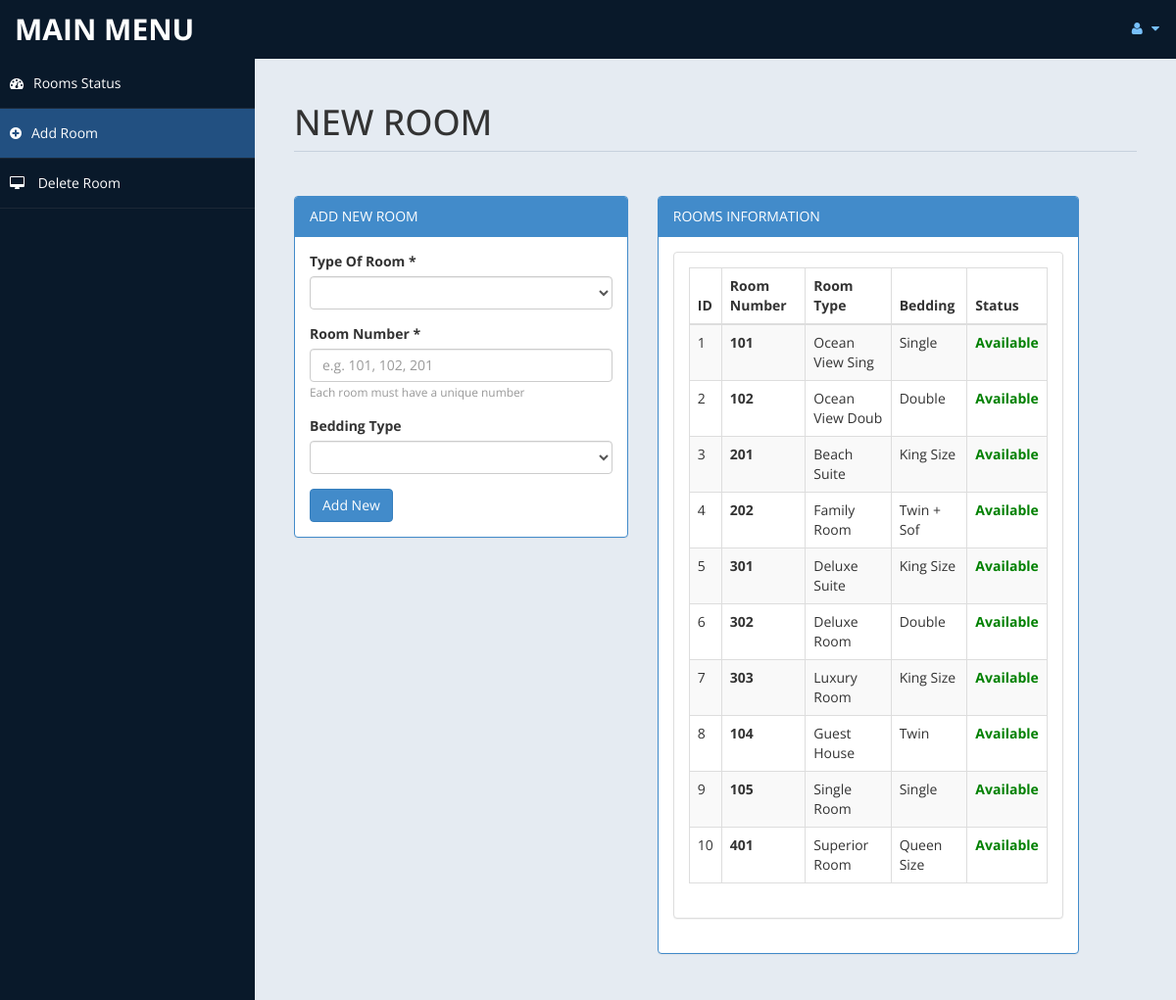
The app's page /admin/room.php (signed in) with its own data.
### tables this page shows
CREATE TABLE IF NOT EXISTS room (
    id int(10) unsigned NOT NULL AUTO_INCREMENT,
    type varchar(15) DEFAULT NULL,
    bedding varchar(10) DEFAULT NULL,
    room_number varchar(20) DEFAULT NULL,
    place varchar(10) DEFAULT NULL,
    area varchar(100) NOT NULL DEFAULT 'Free WiFi, AC',
    size varchar(100) NOT NULL DEFAULT 'Standard 300 sq ft',
    status varchar(20) DEFAULT 'Available',
    cusid int(11) DEFAULT NULL,
    PRIMARY KEY (id),
    UNIQUE KEY unique_room_number (room_number)
);

### admin/room.php (the view, shortened to what this page needs)
<!DOCTYPE html>
<html xmlns="http://www.w3.org/1999/xhtml">
<head>
    <link href="assets/css/bootstrap.css" rel="stylesheet" />
    <link href="assets/css/font-awesome.css" rel="stylesheet" />
    <link href="assets/css/custom-styles.css" rel="stylesheet" />
</head>
<body>
    <div id="wrapper">
        <nav class="navbar navbar-default top-navbar" role="navigation">
            <div class="navbar-header">
                <a class="navbar-brand" href="home.php">MAIN MENU </a>
            </div>
            <ul class="nav navbar-top-links navbar-right">
                <li class="dropdown">
                    <a class="dropdown-toggle" data-toggle="dropdown" href="#" aria-expanded="false">
                        <i class="fa fa-user fa-fw"></i> <i class="fa fa-caret-down"></i>
                    </a>
                </li>
            </ul>
        </nav>
        <nav class="navbar-default navbar-side" role="navigation">
            <div class="sidebar-collapse">
                <ul class="nav" id="main-menu">
                    <li>
                        <a  href="settings.php"><i class="fa fa-dashboard"></i>Rooms Status</a>
                    </li>
					<li>
                        <a  class="active-menu" href="room.php"><i class="fa fa-plus-circle"></i>Add Room</a>
                    </li>
                    <li>
                        <a  href="roomdel.php"><i class="fa fa-desktop"></i> Delete Room</a>
                    </li>
            </div>
        </nav>
        <div id="page-wrapper" >
            <div id="page-inner">
			 <div class="row">
                    <div class="col-md-12">
                        <h1 class="page-header">
                           NEW ROOM <small></small>
                        </h1>
                    </div>
                </div>
				<?php
				include('db.php');
				?>
            <div class="row">
                <div class="col-md-5 col-sm-5">
                    <div class="panel panel-primary">
                        <div class="panel-heading">
                            ADD NEW ROOM
                        </div>
                        <div class="panel-body">
						<form name="form" method="post">
                            <div class="form-group">
                                            <label>Type Of Room *</label>
                                            <select name="troom"  class="form-control" required>
												<option value selected ></option>
                                                <option value="Superior Room">SUPERIOR ROOM</option>
                                            </select>
                              </div>
							  <?php
							  $check_col = mysqli_query($con, "SHOW COLUMNS FROM room LIKE 'room_number'");
							  if(mysqli_num_rows($check_col) > 0) {
							  ?>
							  <div class="form-group">
                                            <label>Room Number *</label>
                                            <input name="room_number" type="text" class="form-control" placeholder="e.g. 101, 102, 201" required>
											<small class="form-text text-muted">Each room must have a unique number</small>
                              </div>
							  <?php } ?>
								<div class="form-group">
                                            <label>Bedding Type</label>
                                            <select name="bed" class="form-control" required>
												<option value selected ></option>
                                                <option value="Single">Single</option>
                                            </select>
                               </div>
							 <input type="submit" name="add" value="Add New" class="btn btn-primary">
							</form>
							<?php
							 include('db.php');
							?>
                        </div>
                    </div>
                </div>
            <div class="row">
                <div class="col-md-6 col-sm-6">
                    <div class="panel panel-primary">
                        <div class="panel-heading">
                            ROOMS INFORMATION
                        </div>
                        <div class="panel-body">
                    <div class="panel panel-default">
                        <?php
						$sql = "select * from room limit 0,10";
						$re = mysqli_query($con,$sql);
						$check_rn = mysqli_query($con, "SHOW COLUMNS FROM room LIKE 'room_number'");
						$show_room_number = mysqli_num_rows($check_rn) > 0;
						?>
                        <div class="panel-body">
                            <div class="table-responsive">
                                <table class="table table-striped table-bordered table-hover" id="dataTables-example">
                                    <thead>
                                        <tr>
                                            <th>ID</th>
                                            <?php if($show_room_number) { echo '<th>Room Number</th>'; } ?>
                                            <th>Room Type</th>
											<th>Bedding</th>
											<th>Status</th>
                                        </tr>
                                    </thead>
                                    <tbody>
									<?php
										while($row= mysqli_fetch_array($re))
										{
												$id = $row['id'];
												$room_num = ($show_room_number && isset($row['room_number'])) ? $row['room_number'] : '-';
												$status = isset($row['status']) ? $row['status'] : 'Available';
												$status_color = ($status == 'Available') ? 'green' : 'red';
											if($id % 2 == 0)
											{
												echo "<tr class='odd gradeX'>
													<td>".$row['id']."</td>";
												if($show_room_number) {
													echo "<td><strong>".$room_num."</strong></td>";
												}
												echo "<td>".$row['type']."</td>
												   <td>".$row['bedding']."</td>
												   <td style='color:$status_color; font-weight:bold;'>".$status."</td>
												</tr>";
											}
											else
											{
												echo "<tr class='even gradeC'>
													<td>".$row['id']."</td>";
												if($show_room_number) {
													echo "<td><strong>".$room_num."</strong></td>";
												}
												echo "<td>".$row['type']."</td>
												   <td>".$row['bedding']."</td>
												   <td style='color:$status_color; font-weight:bold;'>".$status."</td>
												</tr>";
											}
										}
									?>
                                    </tbody>
                                </table>
                            </div>
                        </div>
                    </div>
                       </div>
                    </div>
                </div>
            </div>
					</div>
            </div>
        </div>
</body>
</html>

### admin/assets/css/custom-styles.css (style rules this page uses)
body { font-family: 'Open Sans', sans-serif; }
#wrapper { width: 100%; background:#09192A; }
#page-wrapper { padding: 15px 15px; min-height: 600px; background:#E5EBF2; }
#page-inner { width:100%; margin:10px 20px 10px 0px; background-color:transparent; padding:10px; min-height:1200px; }
h1, .h1, h2, .h2, h3, .h3 { margin-top: 7px; margin-bottom: -5px; }
.page-header { padding-bottom: 9px; margin: 10px 0 45px; border-bottom: 1px solid #C7D1DD; }
.top-navbar { margin:0px; }
.top-navbar .navbar-brand { color: #fff; width: 260px; text-align: left; height: 60px; font-size: 30px; font-weight: 700; text-transform: uppercase; line-height: 30px; }
.top-navbar .nav > li { position: relative; display: inline-block; }
.top-navbar .nav > li > a { position: relative; display: block; padding: 19px 15px; color: #77C0FD; }
.active-menu { background-color:#225081!important; }
.sidebar-collapse , .sidebar-collapse .nav { background:none; }
.sidebar-collapse .nav { padding:0; }
.sidebar-collapse .nav > li > a { color:#fff; background:transparent; text-shadow:none; }
.sidebar-collapse > .nav > li > a { padding:15px 10px; }
.sidebar-collapse > .nav > li { border-bottom: 1px solid rgba(107, 108, 109, 0.19); }
.navbar-side { border:none; background-color: transparent; }
.top-navbar { background:#09192A; border-bottom:none; }
.top-navbar .nav > li > a > i { margin-right: 2px; }
.navbar-default { border:0px solid black; }
.navbar-header { background: #09192A; }
.nav > li > a > i { margin-right:10px; }
@media (min-width:768px) { #page-wrapper { margin: 0 0 0 260px; padding: 15px 30px; min-height: 1200px; } }
@media (min-width:768px) { .navbar-side { z-index: 1; position: absolute; width: 260px; } }
@media (min-width:768px) { .navbar { border-radius: 0px; } }

### records on screen
room: id "1", room_number "101", type "Ocean View Sing", bedding "Single", status "Available"
room: id "2", room_number "102", type "Ocean View Doub", bedding "Double", status "Available"
room: id "3", room_number "201", type "Beach Suite", bedding "King Size", status "Available"
room: id "4", room_number "202", type "Family Room", bedding "Twin + Sof", status "Available"
room: id "5", room_number "301", type "Deluxe Suite", bedding "King Size", status "Available"
room: id "6", room_number "302", type "Deluxe Room", bedding "Double", status "Available"
room: id "7", room_number "303", type "Luxury Room", bedding "King Size", status "Available"
room: id "8", room_number "104", type "Guest House", bedding "Twin", status "Available"
room: id "9", room_number "105", type "Single Room", bedding "Single", status "Available"
room: id "10", room_number "401", type "Superior Room", bedding "Queen Size", status "Available"
